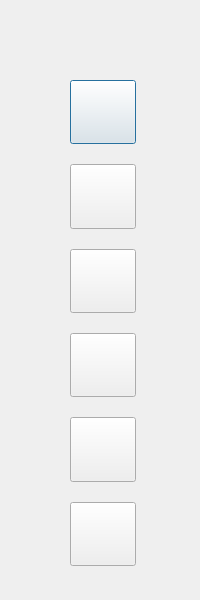
<?xml version="1.0" encoding="UTF-8"?>
<ui version="4.0">
 <class>SoftKeyWidget</class>
 <widget class="QDialog" name="SoftKeyWidget">
  <property name="geometry">
   <rect>
    <x>0</x>
    <y>0</y>
    <width>200</width>
    <height>600</height>
   </rect>
  </property>
  <property name="windowTitle">
   <string>Dialog</string>
  </property>
  <widget class="QWidget" name="">
   <property name="geometry">
    <rect>
     <x>70</x>
     <y>80</y>
     <width>66</width>
     <height>486</height>
    </rect>
   </property>
   <layout class="QVBoxLayout" name="verticalLayout">
    <property name="spacing">
     <number>20</number>
    </property>
    <item>
     <widget class="QPushButton" name="btnStart">
      <property name="sizePolicy">
       <sizepolicy hsizetype="Preferred" vsizetype="Preferred">
        <horstretch>0</horstretch>
        <verstretch>0</verstretch>
       </sizepolicy>
      </property>
      <property name="styleSheet">
       <string notr="true"/>
      </property>
      <property name="text">
       <string/>
      </property>
      <property name="iconSize">
       <size>
        <width>64</width>
        <height>64</height>
       </size>
      </property>
     </widget>
    </item>
    <item>
     <widget class="QPushButton" name="btnStop">
      <property name="sizePolicy">
       <sizepolicy hsizetype="Preferred" vsizetype="Preferred">
        <horstretch>0</horstretch>
        <verstretch>0</verstretch>
       </sizepolicy>
      </property>
      <property name="styleSheet">
       <string notr="true"/>
      </property>
      <property name="text">
       <string/>
      </property>
      <property name="iconSize">
       <size>
        <width>120</width>
        <height>120</height>
       </size>
      </property>
     </widget>
    </item>
    <item>
     <widget class="QPushButton" name="btnOrigin">
      <property name="sizePolicy">
       <sizepolicy hsizetype="Preferred" vsizetype="Preferred">
        <horstretch>0</horstretch>
        <verstretch>0</verstretch>
       </sizepolicy>
      </property>
      <property name="styleSheet">
       <string notr="true"/>
      </property>
      <property name="text">
       <string/>
      </property>
      <property name="iconSize">
       <size>
        <width>120</width>
        <height>120</height>
       </size>
      </property>
     </widget>
    </item>
    <item>
     <widget class="QPushButton" name="btnRevert">
      <property name="sizePolicy">
       <sizepolicy hsizetype="Preferred" vsizetype="Preferred">
        <horstretch>0</horstretch>
        <verstretch>0</verstretch>
       </sizepolicy>
      </property>
      <property name="styleSheet">
       <string notr="true"/>
      </property>
      <property name="text">
       <string/>
      </property>
      <property name="iconSize">
       <size>
        <width>120</width>
        <height>120</height>
       </size>
      </property>
     </widget>
    </item>
    <item>
     <widget class="QPushButton" name="btnLast">
      <property name="sizePolicy">
       <sizepolicy hsizetype="Preferred" vsizetype="Preferred">
        <horstretch>0</horstretch>
        <verstretch>0</verstretch>
       </sizepolicy>
      </property>
      <property name="styleSheet">
       <string notr="true"/>
      </property>
      <property name="text">
       <string/>
      </property>
      <property name="iconSize">
       <size>
        <width>120</width>
        <height>120</height>
       </size>
      </property>
     </widget>
    </item>
    <item>
     <widget class="QPushButton" name="btnNext">
      <property name="sizePolicy">
       <sizepolicy hsizetype="Preferred" vsizetype="Preferred">
        <horstretch>0</horstretch>
        <verstretch>0</verstretch>
       </sizepolicy>
      </property>
      <property name="styleSheet">
       <string notr="true"/>
      </property>
      <property name="text">
       <string/>
      </property>
      <property name="iconSize">
       <size>
        <width>120</width>
        <height>120</height>
       </size>
      </property>
     </widget>
    </item>
   </layout>
  </widget>
 </widget>
 <resources/>
 <connections/>
</ui>
